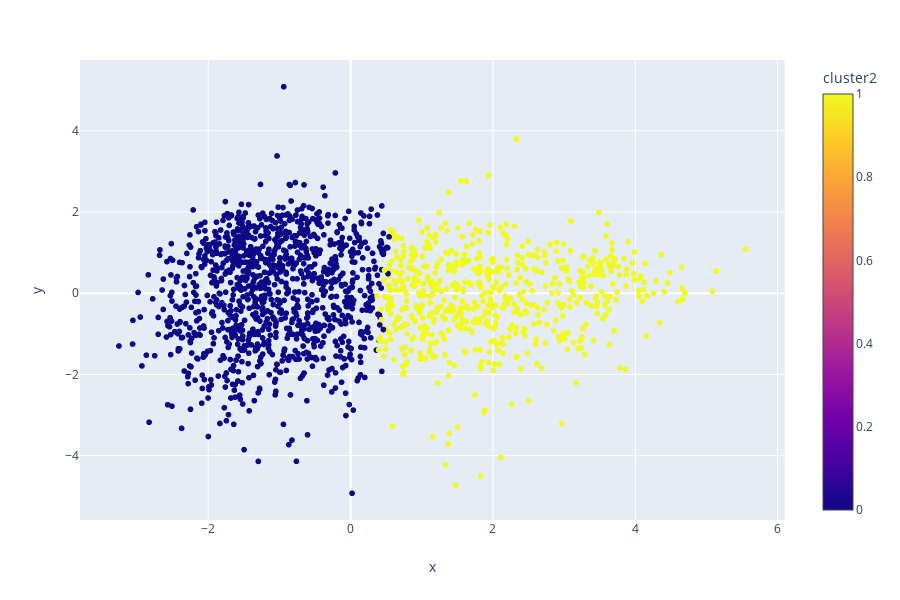

The notebook cell saved with this chart:
### Code cell
fig2 = px.scatter(projection2, x='x', y='y', color='cluster2', hover_data=['x', 'y', 'title', 'artist'])
fig2.show()

### Figure 1 — Plotly figure (JSON) as saved in the notebook; plotly's stock layout.template omitted (floating-point values rounded to 4 significant figures; data arrays with more than 128 entries replaced by an {"elided": "..."} marker saying what was removed)
{"data": [{"customdata": {"elided": "1723x4 mixed values"}, "hoverlabel": {"namelength": 0}, "hovertemplate": "x=%{customdata[0]}<br>y=%{customdata[1]}<br>title=%{customdata[2]}<br>artist=%{customdata[3]}<br>cluster2=%{marker.color}", "legendgroup": "", "marker": {"color": {"elided": "1723 int values"}, "coloraxis": "coloraxis", "symbol": "circle"}, "mode": "markers", "name": "", "showlegend": false, "type": "scattergl", "x": {"elided": "1723 float values"}, "xaxis": "x", "y": {"elided": "1723 float values"}, "yaxis": "y"}], "layout": {"coloraxis": {"colorbar": {"title": {"text": "cluster2"}}, "colorscale": [[0, "#0d0887"], [0.1111, "#46039f"], [0.2222, "#7201a8"], [0.3333, "#9c179e"], [0.4444, "#bd3786"], [0.5556, "#d8576b"], [0.6667, "#ed7953"], [0.7778, "#fb9f3a"], [0.8889, "#fdca26"], [1, "#f0f921"]]}, "height": 600, "legend": {"tracegroupgap": 0}, "margin": {"t": 60}, "xaxis": {"anchor": "y", "domain": [0, 0.98], "title": {"text": "x"}}, "yaxis": {"anchor": "x", "domain": [0, 1], "title": {"text": "y"}}}}
